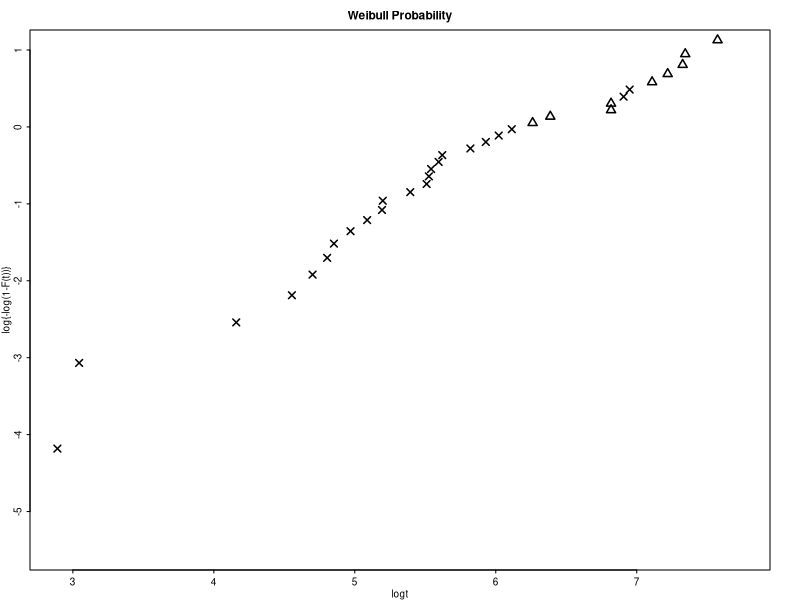

Reproduce this figure in R. (Note: this script raises an error after producing the figure.)
#============================================================================
rm(list=ls())

MODE3 = c(1,1,1,1,1,
           1,1,1,1,1,
           
           2,2,2,2,2,
           2,2,2,2,2,
           2,2,2,2,2,
           2,2,2,2,2,
           2,2,2)

C3 = c(524, 594, 914, 914, 1223,
        1366, 1519, 1547, 1946, 2324,
                
        18, 21, 64, 95, 110,
        122, 128, 144, 162, 180,
        181, 220, 247, 251, 255,
        269, 276, 337, 376, 412,
        452, 999, 1043)

#============================================================================
data1 = C3[MODE3==1] ; data2 = C3[MODE3==2] ; data3 = C3[MODE3==3] ; 
# plot(  log(sort(data1)),  log(-log(1-ppoints(data1))), pch=2, xlab="logx", ylab="loglog"  )
# plot(  log(sort(data2)),  log(-log(1-ppoints(data2))), pch=2, xlab="logx", ylab="loglog"  )
# plot(  log(sort(data3)),  log(-log(1-ppoints(data3))), pch=2, xlab="logx", ylab="loglog"  )
##==========================================================================
idx  = MODE3
data.all = C3 
idx.sort = order( C3 )
idx1 = ( idx[idx.sort]==1)
idx2 = ( idx[idx.sort]==2)
idx3 = ( idx[idx.sort]==3)
data.sort = data.all[idx.sort]
Fall     = ppoints( data.all )

#==============================================================================
##postscript( file="C3Plot.ps", width=4.0, height=4.0)
#pdf( file="C3Plot.pdf", width=4.0, height=4.0)
 par(mar=c(5,5,5,5), omi=c(0,0,0,0), cex=0.6,mex=0.5)
#==============================================================================
xlim = range( log(data.all) );  
 ## ylim = range( log(-log(Fall) ) )
 ylim = c(-5.5, 1) 
 plot(  log(data.sort[idx1]),  log(-log(1-Fall[idx1])), main = "Weibull Probability", pch=2, xlim=xlim, ylim=ylim, 
        xlab="logt", ylab="log{-log(1-F(t))}",lwd = 1.5, cex =1.5  )
 points(log(data.sort[idx2]),  log(-log(1-Fall[idx2])), pch=4,lwd = 1.5, cex =1.5)
 points(log(data.sort[idx3]),  log(-log(1-Fall[idx3])), pch=19,lwd = 1.5, cex =1.5 )
 legend (13.8,1, pch=c(2,4,19),  legend=c("Leak", "Pressure", "Speed"), bty="n" ,lwd = 1.5, cex =1.5)
 legend (13.77, 0.3, lty=c(1,1) ,col=c(4,2),   legend=c("EM_CFM", "ReliSoft_CFM"), bty="n"  ,lwd = 1.5, cex =1.5)


##-----------------------------------------------------------------------
 X = sort(data.all) ; d = idx[ order(data.all) ]
##-----------------------------------------------------------------------
## Exponential Model
##-----------------------------------------------------------------------
 Sexp <- function(x, lam) (1-pexp(x,rate=lam[1]))*(1-pexp(x,rate=lam[2]))
 para.exp = expo.cm.EM(X,d, eps=1.0E-5)
 Fexp = 1-Sexp(X,lam=para.exp$lam)
 MSEexp = mean( (Fexp-Fall)^2 )
 xxx = seq(min(X),max(X), l=100)
## lines(log(xxx), log(-log(Sexp( xxx, lam=para.exp$lam))) )

##-----------------------------------------------------------------------
## Weibull Model
##-----------------------------------------------------------------------
 Sweibull <- function(x, alpha,lam) {
        scale1 = lam[1]^(-1/alpha[1])
        scale2 = lam[2]^(-1/alpha[2])
        scale3 = lam[3]^(-1/alpha[3])
   (1-pweibull(x,shape=alpha[1],scale=scale1))*
   (1-pweibull(x,shape=alpha[2],scale=scale2))
 }
 para.weibull = weibull.cm.EM(X,d, eps=1.0E-5)
 Fweibull = 1-Sweibull(X, alpha=para.weibull$alpha, lam=para.weibull$lam)
 MSEweibull = mean( (Fweibull-Fall)^2 )
 xxx = seq(min(X),max(X), l=100)
 lines(log(xxx), log(-log(Sweibull( xxx, alpha=para.weibull$alpha, lam=para.weibull$lam))), lty=3 )

##-----------------------------------------------------------------------
## Log-normal Model
##-----------------------------------------------------------------------
 Slnorm <- function(x, mu, sd) {
        (1-plnorm(x, meanlog=mu[1], sdlog=sd[1]))*
        (1-plnorm(x, meanlog=mu[2], sdlog=sd[2]))
 }
 para.norm = norm.cm.EM(log(X),d, eps=1.0E-5)
 Flnorm = 1-Slnorm(X, mu=para.norm$mu, sd=para.norm$sd) 
 MSElnorm = mean( (Flnorm-Fall)^2 )
 xxx = seq(min(X),max(X), l=100)
 lines(log(xxx), log(-log(Slnorm( xxx, mu=para.norm$mu, sd=para.norm$sd))), lty=1 )

##-----------------------------------------------------------------------
## Wald Model 
##-----------------------------------------------------------------------
 Swald <- function(x, loc, scale) {
        (1-pwald(x,location=loc[1],scale=scale[1])) * 
        (1-pwald(x,location=loc[2],scale=scale[2]))
 }
 para.wald = wald.cm.EM(X,d, maxits=500, eps=1.0E-3)  ###  wald.cm.EM is very slow. 
 Fwald = 1-Swald(X, loc=para.wald$mu, scale=para.wald$lam) 
 MSEwald = mean( (Fwald-Fall)^2 )
 xxx = seq(min(X),max(X), l=100)
 lines(log(xxx), log(-log(Swald( xxx, loc=para.wald$mu, scale=para.wald$lam))), lty=2 )
##=========================================================================


##=========================================================================
MSE = c(MSEexp, MSEweibull, MSElnorm, MSEwald )
names(MSE) = c("Exponential", "Weibull", "Lognorm", "Wald")
print(MSE)

cat("\n\n ====================================\n")
cat(" Exponential parameter\n")
print(para.exp)


cat("\n\n ====================================\n")
cat(" Weibull parameter\n")
print(para.weibull)

cat("\n\n ====================================\n")
cat(" Lognormal parameter\n")
print(para.norm)

cat("\n\n ====================================\n")
cat(" Wald parameter\n")
print(para.wald)
